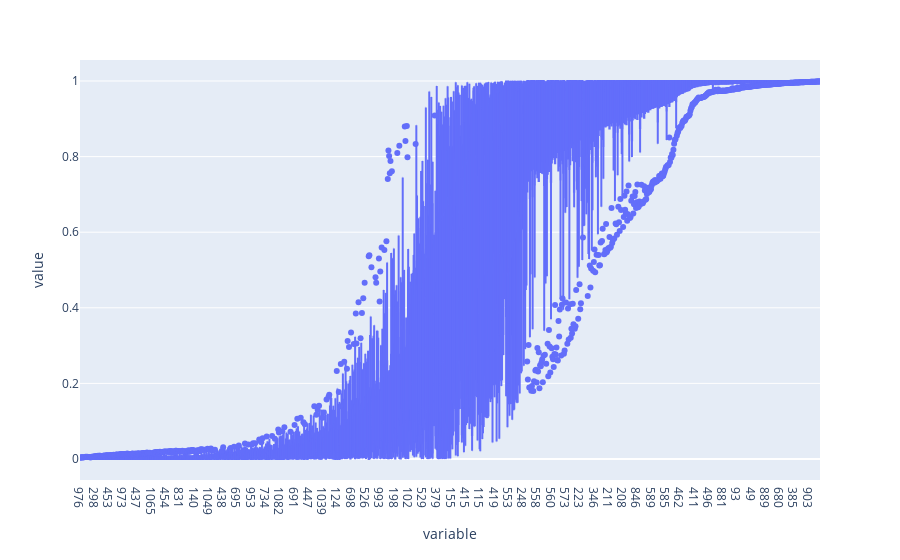

The notebook cell saved with this chart:
### Code cell
df_box = (df_test_prob
          .assign(mean=df_test_prob.mean(axis=1))
          .sort_values(by='mean')
          .drop(columns=['mean'])
          .transpose())
px.box(df_box) #jitter=False)

### Figure 1 — Plotly figure (JSON) as saved in the notebook; plotly's stock layout.template omitted (floating-point values rounded to 4 significant figures; data arrays with more than 128 entries replaced by an {"elided": "..."} marker saying what was removed)
{"data": [{"alignmentgroup": "True", "hovertemplate": "variable=%{x}<br>value=%{y}<extra></extra>", "legendgroup": "", "marker": {"color": "#636efa"}, "name": "", "notched": false, "offsetgroup": "", "orientation": "v", "showlegend": false, "type": "box", "x": {"elided": "5440 str values"}, "x0": " ", "xaxis": "x", "y": {"elided": "5440 float values"}, "y0": " ", "yaxis": "y"}], "layout": {"autosize": true, "boxmode": "group", "legend": {"tracegroupgap": 0}, "margin": {"t": 60}, "xaxis": {"anchor": "y", "autorange": true, "domain": [0, 1], "range": [-0.5, 1088.0], "title": {"text": "variable"}, "type": "category"}, "yaxis": {"anchor": "x", "autorange": true, "domain": [0, 1], "range": [-0.05556, 1.056], "title": {"text": "value"}, "type": "linear"}}}
